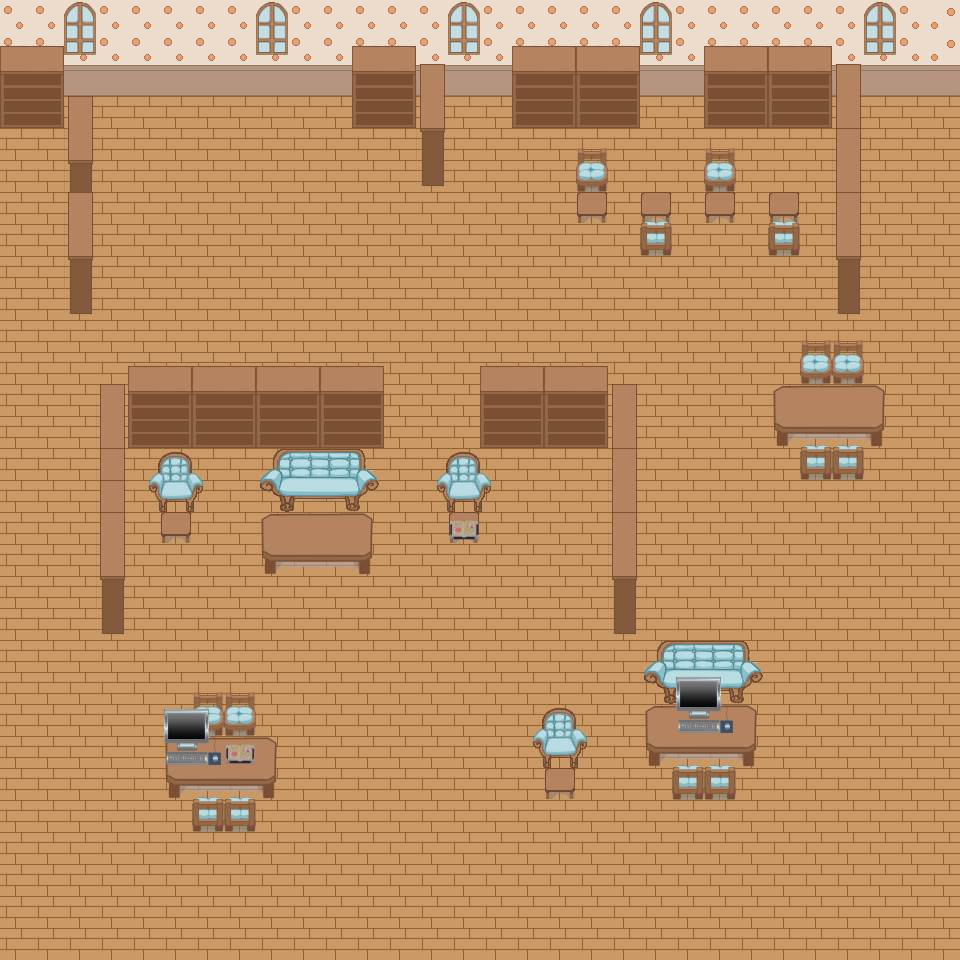

The image is a tile-based game level rendered from a .tmx file. Its description and source (layers, tilesets, objects; grid data summarised) follow:
An orthogonal 30x30 tile map with 32x32 px tiles, 4 tile layers (Capa de Patrones 1, Capa de patrones 2, Capa de patrones 3, Capa de patrones 4) and 18 objects (8x lever, 6x waypoint, 3x minigame, npc).

<map version="1.0" tiledversion="1.1.5" orientation="orthogonal" renderorder="right-down" width="30" height="30" tilewidth="32" tileheight="32" infinite="0" nextobjectid="26">
 <tileset firstgid="1" source="library.tsx" />
 <layer name="Capa de Patrones 1" width="30" height="30">
  <data>[900 cells, 900 non-empty, 1 distinct tile ids]</data>
 </layer>
 <layer name="Capa de patrones 2" width="30" height="30">
  <data>[900 cells, 900 non-empty, 22 distinct tile ids]</data>
 </layer>
 <layer name="Capa de patrones 3" width="30" height="30">
  <data>[900 cells, 184 non-empty, 27 distinct tile ids]</data>
 </layer>
 <layer name="Capa de patrones 4" width="30" height="30">
  <data>[900 cells, 30 non-empty, 9 distinct tile ids]</data>
 </layer>
 <objectgroup name="objects">
  <object id="2" name="princess1" type="waypoint" x="160" y="160" width="32" height="32">
   <properties>
    <property name="npc" value="Princess" />
   </properties>
  </object>
  <object id="9" name="princess2" type="waypoint" x="160" y="288" width="32" height="32" />
  <object id="10" name="princess3" type="waypoint" x="96" y="288" width="32" height="32" />
  <object id="11" name="lever0" type="lever" x="96" y="96" width="32" height="32" />
  <object id="12" name="lever1" type="lever" x="128" y="96" width="32" height="32" />
  <object id="13" name="lever2" type="lever" x="160" y="96" width="32" height="32" />
  <object id="14" name="lever3" type="lever" x="192" y="96" width="32" height="32" />
  <object id="15" name="lever4" type="lever" x="224" y="96" width="32" height="32" />
  <object id="16" name="lever5" type="lever" x="256" y="96" width="32" height="32" />
  <object id="17" name="lever6" type="lever" x="288" y="96" width="32" height="32" />
  <object id="18" name="lever7" type="lever" x="320" y="96" width="32" height="32" />
  <object id="19" name="kuyo0" type="minigame" x="384" y="192" width="32" height="32">
   <properties>
    <property name="npc" value="Kuyo" />
   </properties>
  </object>
  <object id="20" name="kuyo1" type="minigame" x="416" y="192" width="32" height="32">
   <properties>
    <property name="npc" value="Kuyo" />
   </properties>
  </object>
  <object id="21" name="kuyo2" type="minigame" x="448" y="192" width="32" height="32">
   <properties>
    <property name="npc" value="Kuyo" />
   </properties>
  </object>
  <object id="22" name="princess4" type="waypoint" x="96" y="160" width="32" height="32" />
  <object id="23" name="librarian" type="npc" x="512" y="128" width="32" height="32">
   <properties>
    <property name="armor" value="princess-dress" />
    <property name="body" value="chubby-girl" />
    <property name="hair" value="hair-girl1" />
    <property name="head" value="face-chubby-princess" />
    <property name="name" value="Librarian" />
    <property name="script">while (true) {
move("librarian2")
look("up")
say("Oh my!, thesee books are not sorted by name!")
wait(4.0.seconds)
say("Done!")
wait(1.5.seconds)
move("librarian3")
look("right")
say("Too bad, more work to be done here!")
wait(4.0.seconds)
move("librarian2")
move("librarian")
look("up")
wait(8.0.seconds)
}</property>
   </properties>
  </object>
  <object id="24" name="librarian2" type="waypoint" x="800" y="128" width="32" height="32" />
  <object id="25" name="librarian3" type="waypoint" x="800" y="288" width="32" height="32" />
 </objectgroup>
</map>
